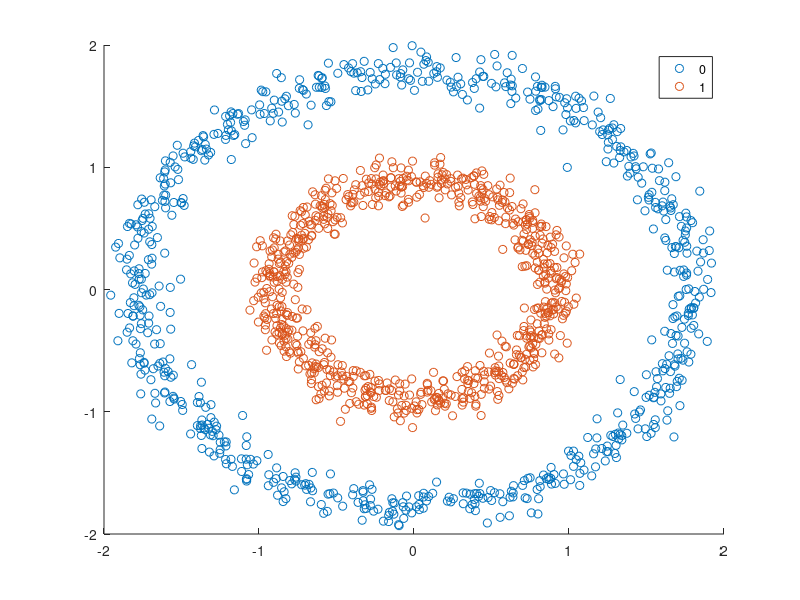

Here is the MATLAB script that generated this plot: (Note: this script raises an error after producing the figure.)
% parameters
% Eps y knn
Eps = 20;
knn = 20;
%%%%
clear;
clc;
Pwclass=importdata('noisy_circles.csv'); % Use parameter $\sigma=0.1$
gscatter(Pwclass(:,1),Pwclass(:,2),Pwclass(:,3))
% adding noise
P = Pwclass(:,1:2);
%% Building and sparsifying the distance matrix
A = pdist2(P,P);

for row=1:size(A,1)
    [Sval, Sind] = sort(A(row,:),'ascend');
    A(row, Sind(knn+2:end)) = 0; % consider self-similarity
end
%% SNN graph
B = zeros(size(A));
for row_i=1:(size(A,1)-1)
    for row_j=(row_i+1):size(A,1)
        B(row_i, row_j) = sum((A(row_i,:) > 0) & (A(row_j,:) > 0));
    end
end
display('Ok!');

%% CURE DATASET GENERATOR
clc;
% The big circle
mu = [0 -0.5];
Sigma = [5 0; 0 1]; R = chol(Sigma);
n1 = 3000;
z1 = repmat(mu,n1,1) + randn(n1,2)*R;
l1 = zeros(n1,1) + 1;

%the 1st elipse and its bridge
mu = [-2 6];
Sigma = [3 0; 0 0.05]; R = chol(Sigma);
n2 = 1000;
z2 = repmat(mu,n2,1) + randn(n2,2)*R;
l2 = zeros(n2,1) + 2;


mu = [1.0 5.9];
Sigma = [20 0; 0 0.01]; R = chol(Sigma);
n6 = 100;
z6 = repmat(mu,n6,1) + rand(n6,2)*R;
l6 = zeros(n6,1) + 2;

%the 2nd elipse
mu = [10 6];
Sigma = [3 0; 0 0.05]; R = chol(Sigma);
n3 = 1000;
z3 = repmat(mu,n3,1) + randn(n3,2)*R;
l3 = zeros(n3,1) + 3;

%the upper small circle
mu = [15 1];
Sigma = [0.3 0; 0 0.05]; R = chol(Sigma);
n4 = 1000;
z4 = repmat(mu,n4,1) + randn(n4,2)*R;
l4 = zeros(n4,1) + 4;

%the lower small circle
mu = [15 -2];
Sigma = [0.3 0; 0 0.05]; R = chol(Sigma);
n5 = 1000;
z5 = repmat(mu,n5,1) + randn(n5,2)*R;
l5 = zeros(n5,1) + 5;

% background noise
mu = [-8 -5];
Sigma = [700 0; 0 150]; R = chol(Sigma);
n7 = 1000;
z7 = repmat(mu,n7,1) + rand(n7,2)*R;
l7 = zeros(n7,1) + 7;

% merging 
Z = vertcat(z1, z2, z3, z4, z5,z6, z7);
labels = vertcat(l1,l2,l3,l4,l5,l6,l7);
gscatter(Z(:,1),Z(:,2), labels )
